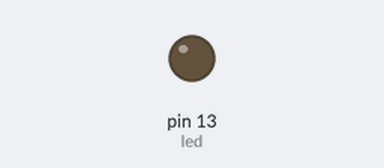
Recording of a sketch running on a simulated Arduino Mega 2560, built with avr-gcc and run on an emulated ATmega2560. On the bench: output pins drawn as LEDs (lit = HIGH). Dashed ring = blinking. What the sketch prints to the serial monitor is not drawn.

Above: at 1.0 s.
At 2.5 s:
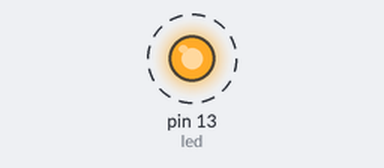
Timing chart, 0 to 4.6 s (numbered marks = the images above):
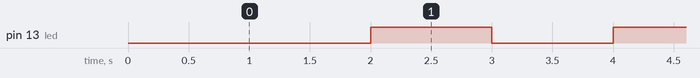

Measured:
- by itself, pin 13 (led): alternates HIGH for 1.0 s and LOW for 1.0 s

The sketch:

uart_test.ino.ino
```cpp
int led = 13;
int ledstate = LOW;

void setup()
{
  pinMode(led, OUTPUT);

  // put your setup code here, to run once:
  Serial.begin(9600);
  Serial1.begin(1000000, SERIAL_8N1);

  Serial.print("setup exit...");
  Serial1.print("setup exit...");
}

void loop()
{
  // put your main code here, to run repeatedly:
  delay(1000);
  Serial.print("this is a test...");
  Serial1.print("this is a test...");
  digitalWrite(led, ledstate);
  ledstate = !ledstate;
}
```
